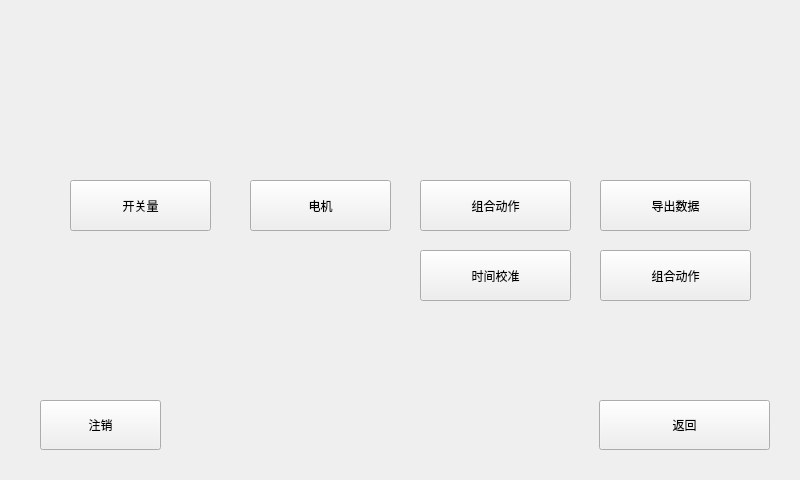
<?xml version="1.0" encoding="UTF-8"?>
<ui version="4.0">
 <class>Debugging</class>
 <widget class="QWidget" name="Debugging">
  <property name="geometry">
   <rect>
    <x>0</x>
    <y>0</y>
    <width>800</width>
    <height>480</height>
   </rect>
  </property>
  <property name="windowTitle">
   <string>Form</string>
  </property>
  <property name="styleSheet">
   <string notr="true">background-image: url(:/image/image/plc/systemTest.png);
border-image: url(:/image/image/plc/systemTest.png);</string>
  </property>
  <widget class="QPushButton" name="pbCancle">
   <property name="geometry">
    <rect>
     <x>40</x>
     <y>400</y>
     <width>121</width>
     <height>50</height>
    </rect>
   </property>
   <property name="styleSheet">
    <string notr="true">border-image: url(:/image/image/button_key_num.png);</string>
   </property>
   <property name="text">
    <string>注销</string>
   </property>
  </widget>
  <widget class="QPushButton" name="pbExit">
   <property name="geometry">
    <rect>
     <x>599</x>
     <y>400</y>
     <width>171</width>
     <height>50</height>
    </rect>
   </property>
   <property name="styleSheet">
    <string notr="true">border-image: url(:/image/image/button_key_num.png);</string>
   </property>
   <property name="text">
    <string>返回</string>
   </property>
  </widget>
  <widget class="QPushButton" name="pb_single">
   <property name="geometry">
    <rect>
     <x>70</x>
     <y>180</y>
     <width>141</width>
     <height>51</height>
    </rect>
   </property>
   <property name="styleSheet">
    <string notr="true">border-image: url(:/image/image/button_key_num.png);</string>
   </property>
   <property name="text">
    <string>开关量</string>
   </property>
  </widget>
  <widget class="QPushButton" name="pb_pump">
   <property name="geometry">
    <rect>
     <x>250</x>
     <y>180</y>
     <width>141</width>
     <height>51</height>
    </rect>
   </property>
   <property name="styleSheet">
    <string notr="true">border-image: url(:/image/image/button_key_num.png);</string>
   </property>
   <property name="text">
    <string>电机</string>
   </property>
  </widget>
  <widget class="QPushButton" name="pb_com">
   <property name="geometry">
    <rect>
     <x>420</x>
     <y>180</y>
     <width>151</width>
     <height>51</height>
    </rect>
   </property>
   <property name="styleSheet">
    <string notr="true">border-image: url(:/image/image/button_key_num.png);</string>
   </property>
   <property name="text">
    <string>组合动作</string>
   </property>
  </widget>
  <widget class="QPushButton" name="pb_sysSt">
   <property name="geometry">
    <rect>
     <x>600</x>
     <y>250</y>
     <width>151</width>
     <height>51</height>
    </rect>
   </property>
   <property name="styleSheet">
    <string notr="true">border-image: url(:/image/image/button_key_num.png);</string>
   </property>
   <property name="text">
    <string>组合动作</string>
   </property>
  </widget>
  <widget class="QPushButton" name="pb_time">
   <property name="geometry">
    <rect>
     <x>420</x>
     <y>250</y>
     <width>151</width>
     <height>51</height>
    </rect>
   </property>
   <property name="styleSheet">
    <string notr="true">border-image: url(:/image/image/button_key_num.png);</string>
   </property>
   <property name="text">
    <string>时间校准</string>
   </property>
  </widget>
  <widget class="QPushButton" name="pb_com_2">
   <property name="geometry">
    <rect>
     <x>600</x>
     <y>180</y>
     <width>151</width>
     <height>51</height>
    </rect>
   </property>
   <property name="styleSheet">
    <string notr="true">border-image: url(:/image/image/button_key_num.png);</string>
   </property>
   <property name="text">
    <string>导出数据</string>
   </property>
  </widget>
 </widget>
 <resources/>
 <connections/>
</ui>
